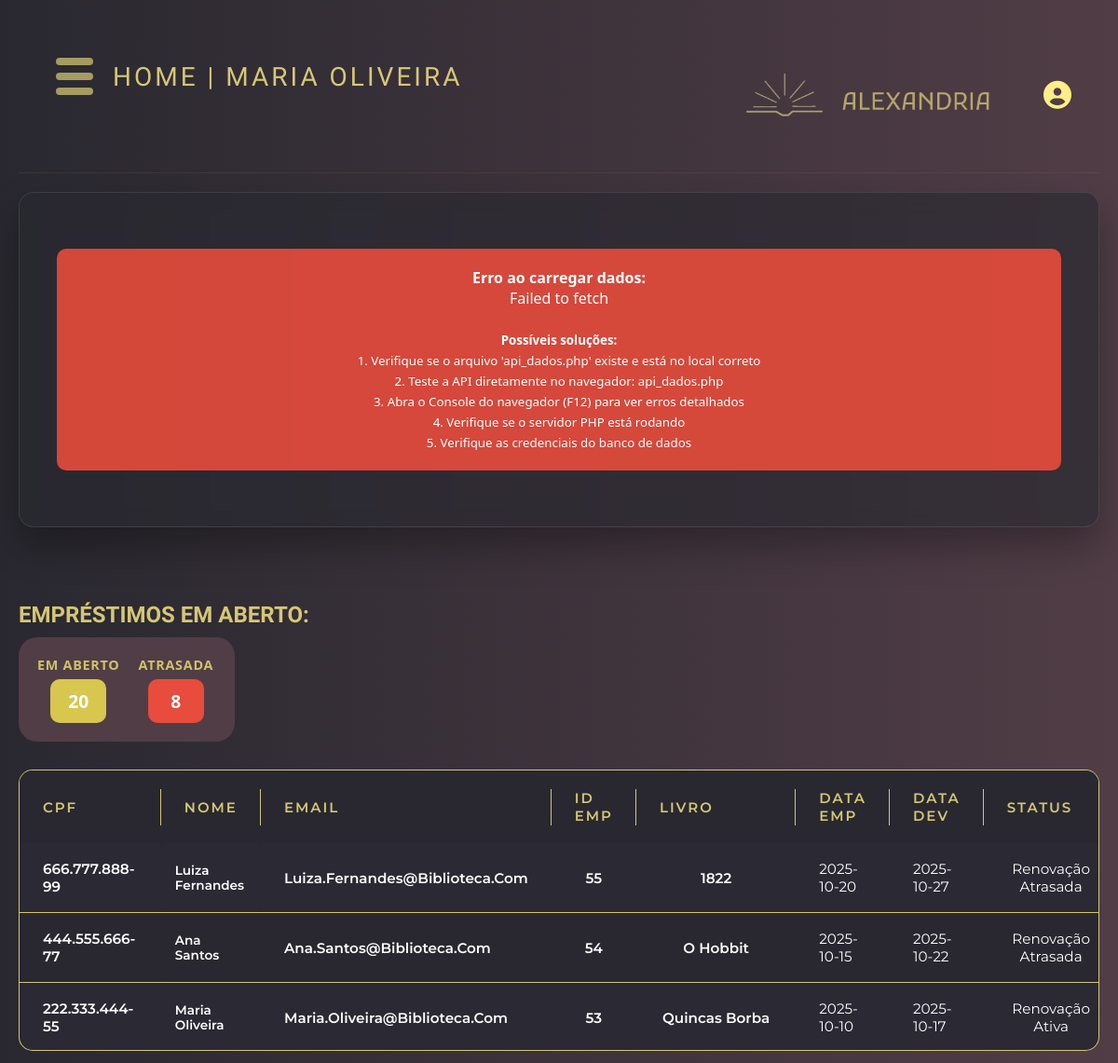
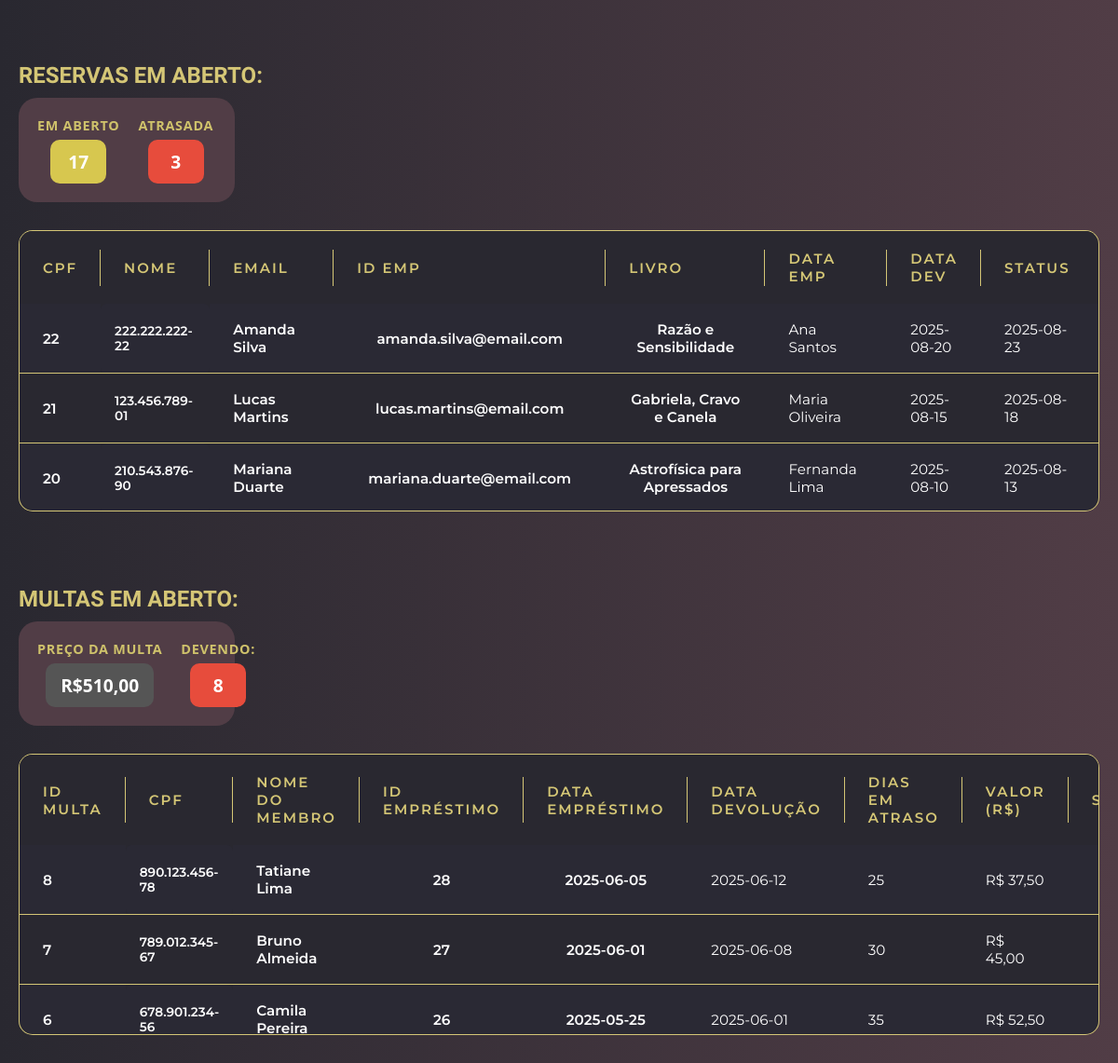
The app's page /template/gestao/home.php (signed in) with its own data (2 pictures, top to bottom).
### tables this page shows
CREATE TABLE EMPRESTIMO (
 pk_emp INT PRIMARY KEY auto_increment,
 emp_prazo INT,
 emp_dataEmp DATE,
 emp_dataDev DATE,
 emp_dataDevReal DATE,
 emp_valorMultaDiaria DECIMAL(10,2) DEFAULT 1.50,
 emp_status ENUM('Empréstimo Ativo', 'Empréstimo Atrasado', 'Renovação Ativa', 'Renovação Atrasada', 'Finalizado') not null default 'Empréstimo Ativo',
 fk_mem INT not null,
 fk_user INT not null,
 fk_liv INT not null,
 FOREIGN KEY(fk_mem) references MEMBRO(pk_mem) on delete restrict on update cascade,
 FOREIGN KEY(fk_user) references USUARIO(pk_user) on delete restrict on update cascade,
 FOREIGN KEY(fk_liv) references LIVRO(pk_liv) on delete restrict on update cascade
);

CREATE TABLE USUARIO ( 
 pk_user INT PRIMARY KEY auto_increment,
 user_nome VARCHAR(250) not null,
 user_cpf VARCHAR(14) unique not null,
 user_email VARCHAR(250),
 user_telefone VARCHAR(16),
 user_senha VARCHAR(255) not null,
 user_login VARCHAR(20) unique,
 user_dataAdmissao DATE,
 user_dataDemissao DATE,
 user_dataCriacao TIMESTAMP DEFAULT CURRENT_TIMESTAMP,
 user_foto VARCHAR(255),
 user_status ENUM('Ativo', 'Inativo'),
 user_tipoUser ENUM('Administrador', 'Secretaria', 'Almoxarife')
);

CREATE TABLE LIVRO ( 
 pk_liv INT PRIMARY KEY auto_increment,
 liv_titulo VARCHAR(200) not null,
 liv_isbn VARCHAR(17) not null unique,
 liv_edicao INT,
 liv_anoPublicacao INT,
 liv_sinopse VARCHAR(3000),
 liv_estoque INT,
 liv_dataAlteracaoEstoque DATETIME,
 liv_dataCriacao TIMESTAMP DEFAULT CURRENT_TIMESTAMP,
 liv_idioma VARCHAR(30),
 liv_num_paginas INT,
 liv_capa VARCHAR(255),
 fk_aut INT not null,
 fk_cat INT not null,
 FOREIGN KEY(fk_aut) references AUTOR(pk_aut),
 FOREIGN KEY(fk_cat) references CATEGORIA(pk_cat)
);

CREATE TABLE RESERVA ( 
 pk_res INT PRIMARY KEY auto_increment,
 res_prazo INT,
 res_dataMarcada DATE,
 res_dataVencimento DATE,
 res_dataFinalizada DATE,
 res_status ENUM('Aberta', 'Cancelada', 'Finalizada', 'Atrasada') not null default 'Aberta',
 fk_mem INT not null,
 fk_liv INT not null,
 fk_user INT not null,
 FOREIGN KEY(fk_mem) references MEMBRO(pk_mem) on delete restrict on update cascade,
 FOREIGN KEY(fk_liv) references LIVRO(pk_liv) on delete restrict on update cascade,
 FOREIGN KEY(fk_user) references USUARIO(pk_user) on delete restrict on update cascade
);

CREATE TABLE MEMBRO (
 pk_mem INT PRIMARY KEY auto_increment,
 mem_nome VARCHAR(250) not null,
 mem_cpf VARCHAR(14) unique not null,
 mem_senha VARCHAR(250) not null,
 mem_email VARCHAR(250),
 mem_telefone VARCHAR(16),
 mem_dataCriacao TIMESTAMP DEFAULT CURRENT_TIMESTAMP,
 mem_status ENUM('Ativo', 'Suspenso')
 );

CREATE TABLE MULTA ( 
 pk_mul INT PRIMARY KEY auto_increment,
 mul_valor DECIMAL(10,2),
 mul_qtdDias INT,
 mul_status ENUM('Aberta', 'Finalizada'),
 fk_mem INT not null,
 fk_emp INT not null,
 FOREIGN KEY(fk_mem) references MEMBRO(pk_mem) on delete restrict on update cascade,
 FOREIGN KEY(fk_emp) references EMPRESTIMO(pk_emp) on delete restrict on update cascade
);

### template/gestao/home.php (the view, shortened to what this page needs)
<?php
include '../header.php';
$conexao = conectaBd();
$sql = "
    SELECT
        u.user_cpf AS cpf,
        u.user_nome AS nome,
        u.user_email AS email,
        e.pk_emp AS id_emprestimo,
        l.liv_titulo AS livro,
        e.emp_dataEmp AS data_emprestimo,
        e.emp_dataDev AS data_devolucao,
        e.emp_status AS status
    FROM EMPRESTIMO e
    JOIN USUARIO u ON e.fk_user = u.pk_user
    JOIN LIVRO l ON e.fk_liv = l.pk_liv
    ORDER BY e.emp_dataEmp DESC
";
$sqlReserva =
    "SELECT
    r.pk_res AS id_reserva,
    m.mem_cpf AS cpf_membro,
    m.mem_nome AS nome_membro,
    m.mem_email AS email_membro,
    l.liv_titulo AS titulo_livro,
    u.user_nome AS nome_usuario,
    r.res_dataMarcada AS data_marcada,
    r.res_dataVencimento AS data_vencimento,
    r.res_dataFinalizada AS data_finalizada,
    r.res_status AS status
FROM RESERVA r
JOIN MEMBRO m ON r.fk_mem = m.pk_mem
JOIN LIVRO l ON r.fk_liv = l.pk_liv
JOIN USUARIO u ON r.fk_user = u.pk_user
ORDER BY r.res_dataMarcada DESC";
try {
    $stmtReserva = $conexao->prepare($sqlReserva);
    $stmtReserva->execute();
    $resultadoReservas = $stmtReserva->fetchAll(PDO::FETCH_ASSOC);
} catch (PDOException $e) {
    die("Erro na consulta de reservas: " . $e->getMessage());
}
$sqlMultasDetalhadas = "
    SELECT
        m.pk_mul AS id_multa,
        mb.mem_cpf AS cpf_membro,
        mb.mem_nome AS nome_membro,
        e.pk_emp AS id_emprestimo,
        e.emp_dataEmp AS data_emprestimo,
        e.emp_dataDev AS data_devolucao,
        m.mul_qtdDias AS dias_em_atraso,
        m.mul_valor AS valor_multa,
        m.mul_status AS status
    FROM MULTA m
    JOIN MEMBRO mb ON m.fk_mem = mb.pk_mem
    JOIN EMPRESTIMO e ON m.fk_emp = e.pk_emp
    WHERE m.mul_status = 'Aberta'
    ORDER BY m.pk_mul DESC
";
try {
    $stmtMultas = $conexao->prepare($sqlMultasDetalhadas);
    $stmtMultas->execute();
    $resultadoMultas = $stmtMultas->fetchAll(PDO::FETCH_ASSOC);
} catch (PDOException $e) {
    die("Erro na consulta de multas: " . $e->getMessage());
}
$sqlEmp = "
    SELECT
        SUM(emp_status = 'Empréstimo Ativo') AS em_aberto,
        SUM(emp_status = 'Empréstimo Atrasado') AS em_atrasado
    FROM EMPRESTIMO
";
$resEmp = $conexao->query($sqlEmp)->fetch(PDO::FETCH_ASSOC);
$sqlRes = "
    SELECT
        SUM(res_status = 'Aberta') AS res_aberto,
        SUM(res_status = 'Atrasada') AS res_atrasada
    FROM RESERVA
";
$resRes = $conexao->query($sqlRes)->fetch(PDO::FETCH_ASSOC);
$sqlMul = "
    SELECT
        COUNT(*) AS qtd_multas,
        SUM(mul_valor) AS total_multas
    FROM MULTA
    WHERE mul_status = 'Aberta'
";
$resMul = $conexao->query($sqlMul)->fetch(PDO::FETCH_ASSOC);
try {
    $stmt = $conexao->prepare($sql);
    $stmt->execute();
    $resultado = $stmt->fetchAll(PDO::FETCH_ASSOC);
} catch (PDOException $e) {
    die("Erro na consulta: " . $e->getMessage());
}
?>
<!DOCTYPE html>
<html lang="pt-BR">
<head>
</head>
<body>
    <div class="container">
        <div id="error" class="error" style="display: none;"></div>
    </div>
</body>
</html>
<div class="tituloHome">
    <h2>Empréstimos em Aberto:</h2>
</div>
<div class="grupo">
    <div class="blocos-horizontal">
        <div class="bloco-container">
            <div class="titulo-bloco">Em Aberto</div>
            <div class="bloco amarelo"><?= $resEmp['em_aberto'] ?></div>
        </div>
        <div class="bloco-container">
            <div class="titulo-bloco">Atrasada</div>
            <div class="bloco vermelho"><?= $resEmp['em_atrasado'] ?></div>
        </div>
    </div>
</div>
<div class='titleliv'>
    <div class="tabela">
        <div class="tisch tisch-overflow">
            <table>
                <tr>
                    <th>CPF</th>
                    <th>Nome</th>
                    <th>Email</th>
                    <th>ID Emp</th>
                    <th>Livro</th>
                    <th>Data Emp</th>
                    <th>Data Dev</th>
                    <th>Status</th>
                </tr>
                <?php if (count($resultado) > 0): ?>
                    <?php foreach ($resultado as $linha): ?>
                        <tr>
                            <td><?php echo htmlspecialchars($linha['cpf']); ?></td>
                            <td><?php echo htmlspecialchars($linha['nome']); ?></td>
                            <td><?php echo htmlspecialchars($linha['email']); ?></td>
                            <td><?php echo htmlspecialchars($linha['id_emprestimo']); ?></td>
                            <td><?php echo htmlspecialchars($linha['livro']); ?></td>
                            <td><?php echo htmlspecialchars($linha['data_emprestimo']); ?></td>
                            <td><?php echo $linha['data_devolucao'] ? htmlspecialchars($linha['data_devolucao']) : 'Pendente'; ?>
                            </td>
                            <td><?php echo htmlspecialchars($linha['status']); ?></td>
                        </tr>
                    <?php endforeach; ?>
                <?php else: ?>
                    <tr>
                        <td colspan='8'>Nenhum empréstimo encontrado.</td>
                    </tr>
                <?php endif; ?>
            </table>
        </div>
    </div>
</div>
<div class="tituloHome">
    <h2>Reservas em Aberto:</h2>
</div>
<div class="grupo">
    <div class="blocos-horizontal">
        <div class="bloco-container">
            <div class="titulo-bloco">Em Aberto</div>
            <div class="bloco amarelo"><?= $resRes['res_aberto'] ?></div>
        </div>
        <div class="bloco-container">
            <div class="titulo-bloco">Atrasada</div>
            <div class="bloco vermelho"><?= $resRes['res_atrasada'] ?></div>
        </div>
    </div>
</div>
<div class='titleliv'>
    <div class="tabela">
        <div class="tisch tisch-overflow">
            <table>
                <tr>
                    <th>CPF</th>
                    <th>Nome</th>
                    <th>Email</th>
                    <th>ID Emp</th>
                    <th>Livro</th>
                    <th>Data Emp</th>
                    <th>Data Dev</th>
                    <th>Status</th>
                </tr>
                <?php if (count($resultadoReservas) > 0): ?>
                    <?php foreach ($resultadoReservas as $linha): ?>
                        <tr>
                            <td><?= htmlspecialchars($linha['id_reserva'] ?? '') ?></td>
                            <td><?= htmlspecialchars($linha['cpf_membro'] ?? '') ?></td>
                            <td><?= htmlspecialchars($linha['nome_membro'] ?? '') ?></td>
                            <td><?= htmlspecialchars($linha['email_membro'] ?? '') ?></td>
                            <td><?= htmlspecialchars($linha['titulo_livro'] ?? '') ?></td>
                            <td><?= htmlspecialchars($linha['nome_usuario'] ?? '') ?></td>
                            <td><?= htmlspecialchars($linha['data_marcada'] ?? '') ?></td>
                            <td><?= $linha['data_vencimento'] ? htmlspecialchars($linha['data_vencimento']) : 'Não informada'; ?>
                            </td>
                            <td><?= $linha['data_finalizada'] ? htmlspecialchars($linha['data_finalizada']) : 'Aberta'; ?></td>
                        </tr>
                    <?php endforeach; ?>
                <?php else: ?>
                    <tr>
                        <td colspan="11">Nenhuma reserva encontrada.</td>
                    </tr>
                <?php endif; ?>
            </table>
        </div>
    </div>
</div>
<div class="tituloHome">
    <h2>Multas em Aberto:</h2>
</div>
<div class="grupo">
    <div class="botoes-container blocos-horizontal">
        <div class="bloco-container">
            <div class="titulo-bloco">Preço da Multa</div>
            <div class="bloco azul-escuro">R$<?= number_format($resMul['total_multas'] ?? 0, 2, ',', '.') ?></div>
        </div>
        <div class="bloco-container">
            <div class="titulo-bloco"> Devendo:</div>
            <div class="bloco vermelho"><?= $resMul['qtd_multas'] ?? 0 ?></div>
        </div>
    </div>
</div>
<div class="titleliv">
    <div class="tabela">
        <div class="tisch tisch-overflow">
            <table>
                <tr>
                    <th>ID Multa</th>
                    <th>CPF</th>
                    <th>Nome do Membro</th>
                    <th>ID Empréstimo</th>
                    <th>Data Empréstimo</th>
                    <th>Data Devolução</th>
                    <th>Dias em Atraso</th>
                    <th>Valor (R$)</th>
                    <th>Status</th>
                </tr>
                <?php if (count($resultadoMultas) > 0): ?>
                    <?php foreach ($resultadoMultas as $m): ?>
                        <tr>
                            <td><?= htmlspecialchars($m['id_multa'] ?? '') ?></td>
                            <td><?= htmlspecialchars($m['cpf_membro'] ?? '') ?></td>
                            <td><?= htmlspecialchars($m['nome_membro'] ?? '') ?></td>
                            <td><?= htmlspecialchars($m['id_emprestimo'] ?? '') ?></td>
                            <td><?= htmlspecialchars($m['data_emprestimo'] ?? '') ?></td>
                            <td><?= $m['data_devolucao'] ? htmlspecialchars($m['data_devolucao']) : 'Pendente'; ?></td>
                            <td><?= htmlspecialchars($m['dias_em_atraso'] ?? '0') ?></td>
                            <td>R$ <?= number_format($m['valor_multa'] ?? 0, 2, ',', '.') ?></td>
                            <td><?= htmlspecialchars($m['status'] ?? '') ?></td>
                        </tr>
                    <?php endforeach; ?>
                <?php else: ?>
                    <tr><td colspan="9">Nenhuma multa em aberto encontrada.</td></tr>
                <?php endif; ?>
            </table>
        </div>
    </div>
</div>

### records on screen
emprestimo: fk_user.user_cpf "666.777.888-99", fk_user.user_nome "Luiza Fernandes", fk_user.user_email "Luiza.fernandes@biblioteca.com", pk_emp "55", fk_liv.liv_titulo "1822", emp_dataEmp "2025-10-20", emp_dataDev "2025-10-27", emp_status "Renovação Atrasada"
emprestimo: fk_user.user_cpf "444.555.666-77", fk_user.user_nome "Ana Santos", fk_user.user_email "Ana.santos@biblioteca.com", pk_emp "54", fk_liv.liv_titulo "O Hobbit", emp_dataEmp "2025-10-15", emp_dataDev "2025-10-22", emp_status "Renovação Atrasada"
emprestimo: fk_user.user_cpf "222.333.444-55", fk_user.user_nome "Maria Oliveira", fk_user.user_email "Maria.oliveira@biblioteca.com", pk_emp "53", fk_liv.liv_titulo "Quincas Borba", emp_dataEmp "2025-10-10", emp_dataDev "2025-10-17", emp_status "Renovação Ativa"
reserva: pk_res "22", fk_mem.mem_cpf "222.222.222-22", fk_mem.mem_nome "Amanda Silva", fk_mem.mem_email "amanda.silva@email.com", fk_liv.liv_titulo "Razão e Sensibilidade", fk_user.user_nome "Ana Santos", res_dataMarcada "2025-08-20", res_dataVencimento "2025-08-23"
reserva: pk_res "21", fk_mem.mem_cpf "123.456.789-01", fk_mem.mem_nome "Lucas Martins", fk_mem.mem_email "lucas.martins@email.com", fk_liv.liv_titulo "Gabriela, Cravo e Canela", fk_user.user_nome "Maria Oliveira", res_dataMarcada "2025-08-15", res_dataVencimento "2025-08-18"
reserva: pk_res "20", fk_mem.mem_cpf "210.543.876-90", fk_mem.mem_nome "Mariana Duarte", fk_mem.mem_email "mariana.duarte@email.com", fk_liv.liv_titulo "Astrofísica para Apressados", fk_user.user_nome "Fernanda Lima", res_dataMarcada "2025-08-10", res_dataVencimento "2025-08-13"
multa: pk_mul "8", fk_mem.mem_cpf "890.123.456-78", fk_mem.mem_nome "Tatiane Lima", fk_emp.pk_emp "28", fk_emp.emp_dataEmp "2025-06-05", fk_emp.emp_dataDev "2025-06-12", mul_qtdDias "25", mul_valor "37,50"
multa: pk_mul "7", fk_mem.mem_cpf "789.012.345-67", fk_mem.mem_nome "Bruno Almeida", fk_emp.pk_emp "27", fk_emp.emp_dataEmp "2025-06-01", fk_emp.emp_dataDev "2025-06-08", mul_qtdDias "30", mul_valor "45,00"
multa: pk_mul "6", fk_mem.mem_cpf "678.901.234-56", fk_mem.mem_nome "Camila Pereira", fk_emp.pk_emp "26", fk_emp.emp_dataEmp "2025-05-25", fk_emp.emp_dataDev "2025-06-01", mul_qtdDias "35", mul_valor "52,50"

### other values on screen
$tituloH1 "HOME | MARIA OLIVEIRA"
$resEmp['em_aberto'] "20"
$resEmp['em_atrasado'] "8"
$resRes['res_aberto'] "17"
$resRes['res_atrasada'] "3"
$resMul['total_multas'] "510,00"
$resMul['qtd_multas'] "8"
